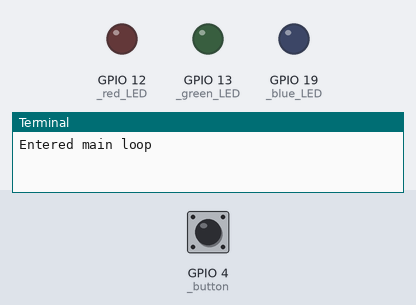
A program run on a simulated Raspberry Pi (BCM pin numbers). Parts: output pins drawn as LEDs (lit = HIGH), the last lines printed to the terminal. Dashed ring = blinking. The test bench sets the inputs (shaded band); at power-on: GPIO 4 (_button) HIGH. At 17.3 s the program stops and its outputs stay as they are.

Above: at 5.01 s.
5.1 s: GPIO 4 (_button) pulled LOW for 0.15 s
At 5.3 s:
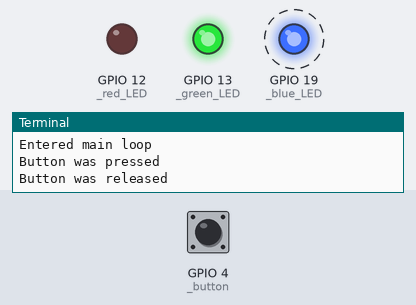
8.1 s: GPIO 4 (_button) pulled LOW for 1 s
At 8.3 s:
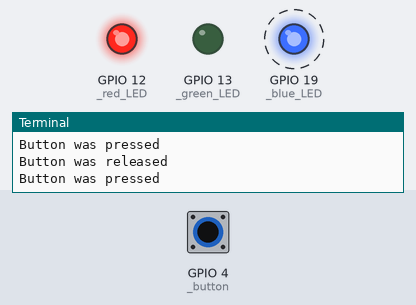
11.1 s: GPIO 4 (_button) pulled LOW for 1 s
At 11.3 s:
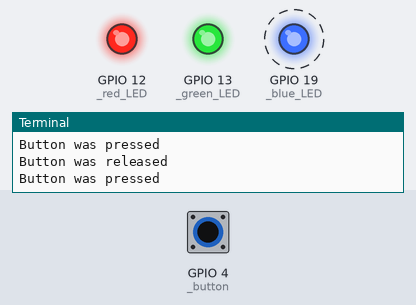
14.1 s: GPIO 4 (_button) driven LOW
At 18.2 s:
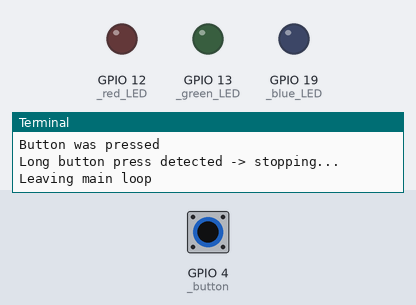
Timing chart, 0 to 18.8 s (numbered marks = the images above; inputs shaded):
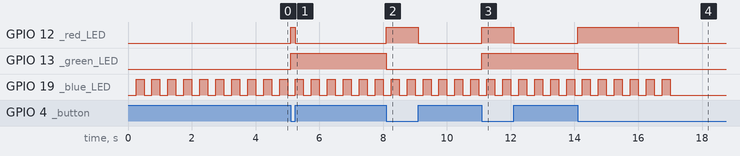

The program:

Step_1_-_LED_and_Button_-_Example_solution.py
```python
""" HSG NightLight Step 1 - First experience with GPIOs

"""
# Standard-library imports
import time       # utilities to measure time

# third-party library imports
import gpiozero   # hardware abstraction of RaspberryPi's GPIOs and common connected peripherals


class NightLight:
    """ The HSG NightLight class.

    Features provided:
    - The red LED is enabled while the button is pressed
    - The green LED toggles enabled state when the button is pressed
    - The blue LED blinks continuously
    - A long-press stops the program
    """

    def __init__(self):
        """ Create an instance of the HSG NightLight. """

        # state
        self._keep_running = True   # signals the main loop to keep running

        # initialise
        self._setup_hardware()

    def _setup_hardware(self):
        """ Create instances of all peripherals needed. """

        self._red_LED = gpiozero.LED(12)
        self._green_LED = gpiozero.LED(13)
        self._blue_LED = gpiozero.LED(19)

        self._button = gpiozero.Button(4,hold_time=3,hold_repeat=False,pull_up=True)
        self._button.when_pressed = self._on_button_press
        self._button.when_released = self._on_button_release
        self._button.when_held = self._on_button_hold

    def _on_button_press(self):
        """ Event handler, called when the button is pressed. """
        print("Button was pressed")
        # enable red LED just while the button is being pressed
        self._red_LED.on()
        # toggle green LED
        self._green_LED.toggle()

    def _on_button_release(self):
        """ Event handler, called when the button is released. """
        print("Button was released")
        # disable red LED again
        self._red_LED.off()

    def _on_button_hold(self):
        """ Event handler, called when the button is held for a long time. """
        print(f"Long button press detected -> stopping...")
        # signal the loop to stop running
        self._keep_running = False

    def run(self):
        """ Run the main loop, periodically checking for events.

        This function only exits at device shutdown.
        """
        print("Entered main loop")
        last_run = time.monotonic()
        while self._keep_running:
            # make this loop run once every 0.25 s
            now = time.monotonic()
            next_run = last_run + 0.25
            wait = max(0, next_run - now)
            time.sleep(wait)
            last_run = now + wait

            # now do whatevery needs to be done
            # toggle the blue LED
            self._blue_LED.toggle()

        # we're stopping, do some cleanup

        # switch off all LEDs!
        self._red_LED.off()
        self._green_LED.off()
        self._blue_LED.off()

        print("Leaving main loop")

# Main entry point
if __name__ == "__main__":
    # create an instance of the HSG NightLight
    nightlight = NightLight()

    # run the instance
    nightlight.run()
```

Measured:
- after the input at 5.1 s, GPIO 12 (_red_LED): LOW → HIGH at once, → LOW 0.15 s later; GPIO 13 (_green_LED): LOW → HIGH at once
- after the input at 8.1 s, GPIO 12 (_red_LED): LOW → HIGH at once, → LOW 1.0 s later; GPIO 13 (_green_LED): HIGH → LOW at once
- after the input at 11.1 s, GPIO 12 (_red_LED): LOW → HIGH at once, → LOW 1.0 s later; GPIO 13 (_green_LED): LOW → HIGH at once
- after the input at 14.1 s, GPIO 12 (_red_LED): LOW → HIGH at once, → LOW 3.2 s later; GPIO 13 (_green_LED): HIGH → LOW at once; GPIO 19 (_blue_LED): goes on until 17.0 s, then stays LOW
- by itself, GPIO 19 (_blue_LED): alternates HIGH for 0.25 s and LOW for 0.25 s
